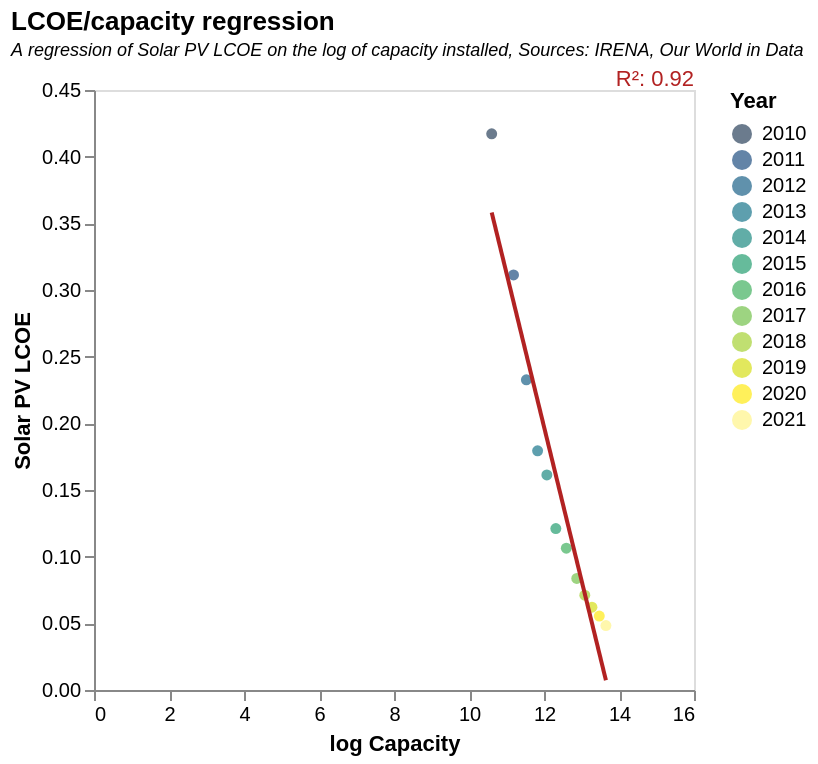

Vega-Lite specification stored for this chart:
### Vega-Lite specification from a JSON file in a GitHub repository (floating-point values rounded to 4 significant figures)
{"$schema": "https://vega.github.io/schema/vega-lite/v5.json", "title": {"text": "LCOE/capacity regression", "subtitle": "A regression of Solar PV LCOE on the log of capacity installed, Sources: IRENA, Our World in Data", "subtitleFontSize": 9, "subtitleFontStyle": "italic", "anchor": "start"}, "data": {"values": [{"": "0", "Year": "2010", "Hydropower": "1025434.392", "Onshore wind energy": "177810.947", "Offshore wind energy": "3055.35", "Solar photovoltaic": "40337.81", "Concentrated solar power": "1265.82", "Bioenergy": "65593.861", "Geothermal": "10235.165", "Bioenergy levelized cost of energy": "0.07818927", "Geothermal levelized cost of energy": "0.05044529", "Offshore wind levelized cost of energy": "0.18785676", "Solar photovoltaic levelized cost of energy": "0.41714868", "Concentrated solar power levelized cost of energy": "0.3580038", "Hydropower levelized cost of energy": "0.038882706", "Onshore wind levelized cost of energy": "0.102061465", "log_solar-cost": "1.5176281371131937", "log_solar": "10.605044521487178"}, {"": "1", "Year": "2011", "Hydropower": "1056907.82", "Onshore wind energy": "216344.815", "Offshore wind energy": "3775.81", "Solar photovoltaic": "72215.973", "Concentrated solar power": "1704.52", "Bioenergy": "71832.048", "Geothermal": "10375.965", "Bioenergy levelized cost of energy": "0.056684334", "Geothermal levelized cost of energy": "", "Offshore wind levelized cost of energy": "0.19754878", "Solar photovoltaic levelized cost of energy": "0.31129825", "Concentrated solar power levelized cost of energy": "0.34665465", "Hydropower levelized cost of energy": "0.03656066", "Onshore wind levelized cost of energy": "0.09648669", "log_solar-cost": "1.3651963302785057", "log_solar": "11.187416533099556"}, {"": "2", "Year": "2012", "Hydropower": "1090156.228", "Onshore wind energy": "261582.869", "Offshore wind energy": "5333.95", "Solar photovoltaic": "101746.325", "Concentrated solar power": "2566.52", "Bioenergy": "76918.652", "Geothermal": "10748.065", "Bioenergy levelized cost of energy": "0.06187914", "Geothermal levelized cost of energy": "0.08569454", "Offshore wind levelized cost of energy": "0.16660058", "Solar photovoltaic levelized cost of energy": "0.23263325", "Concentrated solar power levelized cost of energy": "0.3375742", "Hydropower levelized cost of energy": "0.038037654", "Onshore wind levelized cost of energy": "0.08839028", "log_solar-cost": "1.2619185858080058", "log_solar": "11.530237984716456"}, {"": "3", "Year": "2013", "Hydropower": "1137117.021", "Onshore wind energy": "292667.092", "Offshore wind energy": "7171.25", "Solar photovoltaic": "137227.964", "Concentrated solar power": "3941.933", "Bioenergy": "84412.695", "Geothermal": "10988.865", "Bioenergy levelized cost of energy": "0.08219819", "Geothermal levelized cost of energy": "0.06411118", "Offshore wind levelized cost of energy": "0.16666164", "Solar photovoltaic levelized cost of energy": "0.1794014", "Concentrated solar power levelized cost of energy": "0.24888833", "Hydropower levelized cost of energy": "0.042512473", "Onshore wind levelized cost of energy": "0.08920628", "log_solar-cost": "1.1965009232600892", "log_solar": "11.829398792747584"}, {"": "4", "Year": "2014", "Hydropower": "1175547.927", "Onshore wind energy": "340814.044", "Offshore wind energy": "8491.77", "Solar photovoltaic": "175617.173", "Concentrated solar power": "4598.933", "Bioenergy": "90484.375", "Geothermal": "11429.415", "Bioenergy levelized cost of energy": "0.08237512", "Geothermal levelized cost of energy": "0.06533503", "Offshore wind levelized cost of energy": "0.17219925", "Solar photovoltaic levelized cost of energy": "0.16125813", "Concentrated solar power levelized cost of energy": "0.21637706", "Hydropower levelized cost of energy": "0.042456634", "Onshore wind levelized cost of energy": "0.080203146", "log_solar-cost": "1.174988229383513", "log_solar": "12.076061751528986"}, {"": "5", "Year": "2015", "Hydropower": "1210201.798", "Onshore wind energy": "404451.601", "Offshore wind energy": "11717.57", "Solar photovoltaic": "223203.629", "Concentrated solar power": "4850.043", "Bioenergy": "96257.066", "Geothermal": "12091.425", "Bioenergy levelized cost of energy": "0.07277113", "Geothermal levelized cost of energy": "0.05884901", "Offshore wind levelized cost of energy": "0.14052741", "Solar photovoltaic levelized cost of energy": "0.12107989", "Concentrated solar power levelized cost of energy": "0.223889", "Hydropower levelized cost of energy": "0.036572017", "Onshore wind levelized cost of energy": "0.068961546", "log_solar-cost": "1.1287150818133636", "log_solar": "12.31583976831769"}, {"": "6", "Year": "2016", "Hydropower": "1245460.4", "Onshore wind energy": "452524.173", "Offshore wind energy": "14341.85", "Solar photovoltaic": "295228.957", "Concentrated solar power": "4970.043", "Bioenergy": "105209.275", "Geothermal": "12411.334", "Bioenergy levelized cost of energy": "0.071178205", "Geothermal levelized cost of energy": "0.06780182", "Offshore wind levelized cost of energy": "0.11632308", "Solar photovoltaic levelized cost of energy": "0.106340416", "Concentrated solar power levelized cost of energy": "0.24726917", "Hydropower levelized cost of energy": "0.04838911", "Onshore wind levelized cost of energy": "0.06385536", "log_solar-cost": "1.112200422890411", "log_solar": "12.595506459716097"}, {"": "7", "Year": "2017", "Hydropower": "1270469.91", "Onshore wind energy": "495359.5", "Offshore wind energy": "18836.75", "Solar photovoltaic": "390203.6141", "Concentrated solar power": "5069.113", "Bioenergy": "110811.03", "Geothermal": "13030.773", "Bioenergy levelized cost of energy": "0.07107003", "Geothermal levelized cost of energy": "0.07091718", "Offshore wind levelized cost of energy": "0.10615218", "Solar photovoltaic levelized cost of energy": "0.083659746", "Concentrated solar power levelized cost of energy": "0.20621318", "Hydropower levelized cost of energy": "0.05072171", "Onshore wind levelized cost of energy": "0.05995916", "log_solar-cost": "1.0872588866789648", "log_solar": "12.874423969301498"}, {"": "8", "Year": "2018", "Hydropower": "1293203.746", "Onshore wind energy": "540726.356", "Offshore wind energy": "23589.6", "Solar photovoltaic": "482990.3126", "Concentrated solar power": "5810.934", "Bioenergy": "117993.89", "Geothermal": "13477.021", "Bioenergy levelized cost of energy": "0.055360332", "Geothermal levelized cost of energy": "0.06758344", "Offshore wind levelized cost of energy": "0.10004871", "Solar photovoltaic levelized cost of energy": "0.07113868", "Concentrated solar power levelized cost of energy": "0.14910279", "Hydropower levelized cost of energy": "0.039836742", "Onshore wind levelized cost of energy": "0.05087996", "log_solar-cost": "1.0737301204368717", "log_solar": "13.087751875704793"}, {"": "9", "Year": "2019", "Hydropower": "1311570.859", "Onshore wind energy": "592780.904", "Offshore wind energy": "28302.3", "Solar photovoltaic": "584623.1626", "Concentrated solar power": "6376.884", "Bioenergy": "123812.523", "Geothermal": "14095.061", "Bioenergy levelized cost of energy": "0.06393309", "Geothermal levelized cost of energy": "0.067305215", "Offshore wind levelized cost of energy": "0.08638764", "Solar photovoltaic levelized cost of energy": "0.062119152", "Concentrated solar power levelized cost of energy": "0.21183106", "Hydropower levelized cost of energy": "0.041408572", "Onshore wind levelized cost of energy": "0.044592004", "log_solar-cost": "1.0640891255222753", "log_solar": "13.278722752153888"}, {"": "10", "Year": "2020", "Hydropower": "1335495.792", "Onshore wind energy": "697265.503", "Offshore wind energy": "34357.65", "Solar photovoltaic": "710700.2416", "Concentrated solar power": "6510.684", "Bioenergy": "132870.774", "Geothermal": "14437.561", "Bioenergy levelized cost of energy": "0.07247308", "Geothermal levelized cost of energy": "0.054264043", "Offshore wind levelized cost of energy": "0.08626575", "Solar photovoltaic levelized cost of energy": "0.055443965", "Concentrated solar power levelized cost of energy": "0.10665299", "Hydropower levelized cost of energy": "0.045965873", "Onshore wind levelized cost of energy": "0.03713682", "log_solar-cost": "1.057009785869577", "log_solar": "13.474006018761461"}, {"": "11", "Year": "2021", "Hydropower": "1360502.05", "Onshore wind energy": "769227.387", "Offshore wind energy": "54256.98", "Solar photovoltaic": "848404.5486", "Concentrated solar power": "6390.554", "Bioenergy": "143194.631", "Geothermal": "15959.561", "Bioenergy levelized cost of energy": "0.067342535", "Geothermal levelized cost of energy": "0.06761599", "Offshore wind levelized cost of energy": "0.07516697", "Solar photovoltaic levelized cost of energy": "0.04834554", "Concentrated solar power levelized cost of energy": "0.11424175", "Hydropower levelized cost of energy": "0.04829987", "Onshore wind levelized cost of energy": "0.033123367", "log_solar-cost": "1.0495332483943083", "log_solar": "13.65111286304443"}]}, "layer": [{"mark": {"type": "point", "filled": true}, "encoding": {"x": {"field": "log_solar", "type": "quantitative"}, "y": {"field": "Solar photovoltaic levelized cost of energy", "type": "quantitative"}, "color": {"field": "Year", "type": "nominal", "scale": {"scheme": "darkmulti"}}, "tooltip": [{"field": "Solar photovoltaic levelized cost of energy", "title": "LCOE"}, {"field": "log_solar"}, {"field": "Year"}]}}, {"mark": {"type": "line", "color": "firebrick"}, "transform": [{"regression": "Solar photovoltaic levelized cost of energy", "on": "log_solar"}], "encoding": {"x": {"field": "log_solar", "type": "quantitative", "scale": {"domain": [10, 15]}, "title": "log Capacity", "axis": {"grid": false}}, "y": {"field": "Solar photovoltaic levelized cost of energy", "type": "quantitative", "title": "Solar PV LCOE", "axis": {"grid": false}}}}, {"transform": [{"regression": "Solar photovoltaic levelized cost of energy", "on": "log_solar", "params": true}, {"calculate": "'R²: '+format(datum.rSquared, '.2f')", "as": "R2"}], "mark": {"type": "text", "color": "firebrick", "x": "width", "align": "right", "y": -5}, "encoding": {"text": {"type": "nominal", "field": "R2"}}}]}
